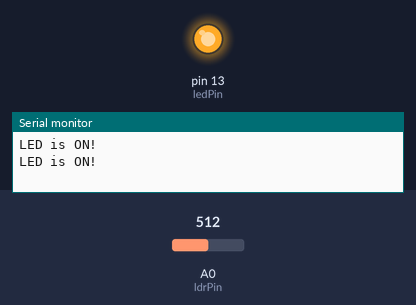
This sketch was run on a simulated Arduino Uno, built with avr-gcc and run on an emulated ATmega328P. Shown: output pins drawn as LEDs (lit = HIGH), the last lines printed to the serial monitor. Inputs (shaded band) come from the test bench; at power-on: A0 (ldrPin) = 512.

Above: at 1.5 s.
1.6 s: A0 (ldrPin) set to 536
At 3.2 s:
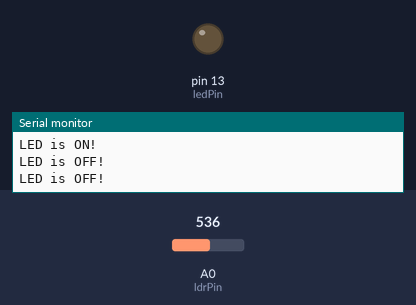
3.7 s: A0 (ldrPin) set to 511
At 4.3 s:
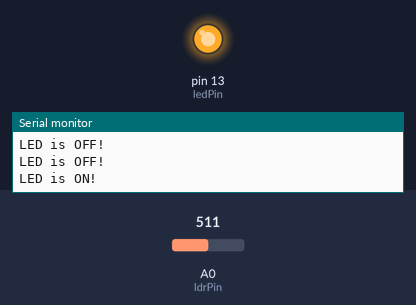
5.2 s: A0 (ldrPin) set to 716
At 6.7 s:
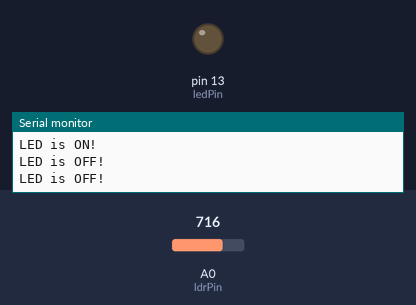
Timing chart, 0 to 8.2 s (numbered marks = the images above; inputs shaded):
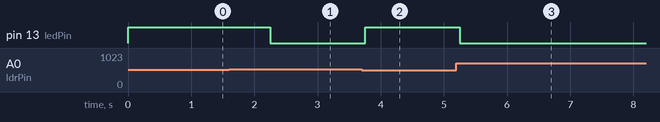

Measured:
- the behaviour switches between 521 and 522 on A0 (ldrPin) (found by bisection; images 0 and 1)
- after the input at 1.6 s, pin 13 (ledPin): HIGH → LOW after 0.65 s
- after the input at 3.7 s, pin 13 (ledPin): LOW → HIGH after 0.05 s
- after the input at 5.2 s, pin 13 (ledPin): HIGH → LOW after 0.05 s

The sketch:

LED_LDR_ARDUINO.ino
```cpp
const int ledPin = 13; // The LED is connected to port 13
const int ldrPin = A0; // The LDR is connected to port A0

void setup() {
  // Initializing the Serial monitor, the LED as output and the LDR as an input
  Serial.begin(9600);
  pinMode(ledPin, OUTPUT);
  pinMode(ldrPin, INPUT);
}

void loop() {
  int ldrStatus = analogRead(ldrPin); // Getting the light sensitivity from the LDR, as a number between 0-1023
  int ldrStatusPercantage = map(ldrStatus, 0, 1023, 0, 100); // converting the sensitivity into a percentage

  if (ldrStatusPercantage <= 50) { // Lower or equal to 50 means it's dark
    digitalWrite(ledPin, HIGH);
    Serial.println("LED is ON!");
  }
  else { // Otherwise the LED should be turned off
    digitalWrite(ledPin, LOW);
    Serial.println("LED is OFF!");
  }

  delay(750); // 750ms delay
}
```
